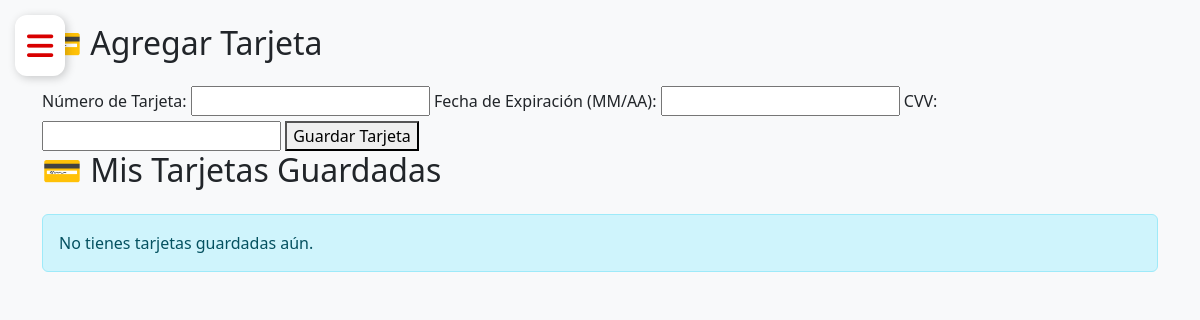
Before: /billetera.php (signed in) with the older database file.
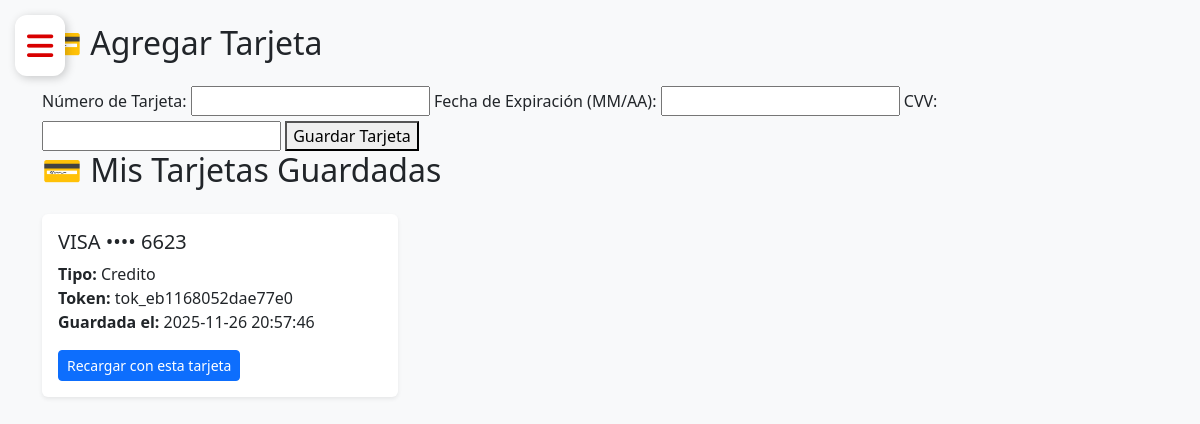
After: the same page with the newer database file.
### tables this page shows
CREATE TABLE `tarjetas_tokenizadas` (
  `id` int(11) NOT NULL,
  `id_usuario` int(11) DEFAULT NULL,
  `token_tarjeta` varchar(255) NOT NULL,
  `ultimos_4` varchar(4) NOT NULL,
  `tipo_tarjeta` varchar(50) DEFAULT NULL,
  `marca` varchar(50) DEFAULT NULL,
  `creada_en` datetime DEFAULT current_timestamp()
);

### billetera.php (the view, shortened to what this page needs)
<?php
require_once __DIR__ . '/lib/conexion.php';
$id_usuario = $_SESSION['id_usuario'];
$sql = "SELECT id, token_tarjeta, ultimos_4, tipo_tarjeta, marca, creada_en
        FROM tarjetas_tokenizadas
        WHERE id_usuario = ?";
$stmt = $conn->prepare($sql);
$stmt->bind_param("i", $id_usuario);
$stmt->execute();
$result = $stmt->get_result();
?>
<!DOCTYPE html>
<html lang="es">
<head>
    <link rel="stylesheet" href="assets/css/bootstrap.min.css">
    <link rel="stylesheet" href="assets/css/estilos.css">
    <link href="https://cdn.jsdelivr.net/npm/bootstrap@5.3.8/dist/css/bootstrap.min.css" rel="stylesheet">
    <link rel="stylesheet" href="https://cdnjs.cloudflare.com/ajax/libs/font-awesome/6.5.0/css/all.min.css">
</head>
<body class="bg-light">
<?php include("menu.php")?>
<div class="container mt-4">
    <h2 class="mb-4">💳 Agregar Tarjeta</h2>
     <?php include("agregar-tarjeta.php")?>
    <h2 class="mb-4">💳 Mis Tarjetas Guardadas</h2>
    <?php if ($result->num_rows === 0): ?>
        <div class="alert alert-info">
            No tienes tarjetas guardadas aún.
        </div>
    <?php else: ?>
        <div class="row row-cols-1 row-cols-md-3 g-4">
        <?php while ($row = $result->fetch_assoc()): ?>
            <div class="col">
                <div class="card shadow-sm border-0">
                    <div class="card-body">
                        <h5 class="card-title">
                            <?= strtoupper($row['marca']) ?> •••• <?= $row['ultimos_4'] ?>
                        </h5>
                        <p class="card-text">
                            <strong>Tipo:</strong> <?= ucfirst($row['tipo_tarjeta']) ?><br>
                            <strong>Token:</strong> <?= $row['token_tarjeta'] ?><br>
                            <strong>Guardada el:</strong> <?= $row['creada_en'] ?>
                        </p>
                        <a href="recargar.php?tarjeta=<?= $row['id'] ?>" class="btn btn-primary btn-sm">
                            Recargar con esta tarjeta
                        </a>
                    </div>
                </div>
            </div>
        <?php endwhile; ?>
        </div>
    <?php endif; ?>
</div>
</body>
</html>

### menu.php (shortened to what this page needs)
<div class="btn-menu" onclick="toggleMenu()">
    <i class="fa-solid fa-bars"></i>
</div>

### agregar-tarjeta.php (shortened to what this page needs)
<!DOCTYPE html>
<html lang="en">
<head>
</head>
<body>
<form action="lib/guardar-tarjeta.php" method="POST">
    <label for="card_number">Número de Tarjeta:</label>
    <input type="text" id="card_number" name="card_number" required>
    <label for="expiry">Fecha de Expiración (MM/AA):</label>
    <input type="text" id="expiry" name="expiry" required>
    <label for="cvv">CVV:</label>
    <input type="text" id="cvv" name="cvv" required>
    <button type="submit">Guardar Tarjeta</button>
</form>
</body>
</html>

### assets/css/estilos.css (style rules this page uses)
body { margin: 0; font-family: Arial, sans-serif; background: #f2f2f2; }
.btn-menu { position: fixed; left: 15px; top: 15px; font-size: 30px; color: #d80000; cursor: pointer; z-index: 1001; background: white; padding: 8px 12px; border-radius: 12px; box-shadow: 2px 2px 10px rgba(0,0,0,0.2); transition: 0.2s; }

Changed rows visible on the page:
added tarjetas_tokenizadas: marca "VISA", ultimos_4 "6623", tipo_tarjeta "Credito", token_tarjeta "tok_eb1168052dae77e0", creada_en "2025-11-26 20:57:46"
Other visible differences:
text no longer shown: "No tienes tarjetas guardadas aún."
